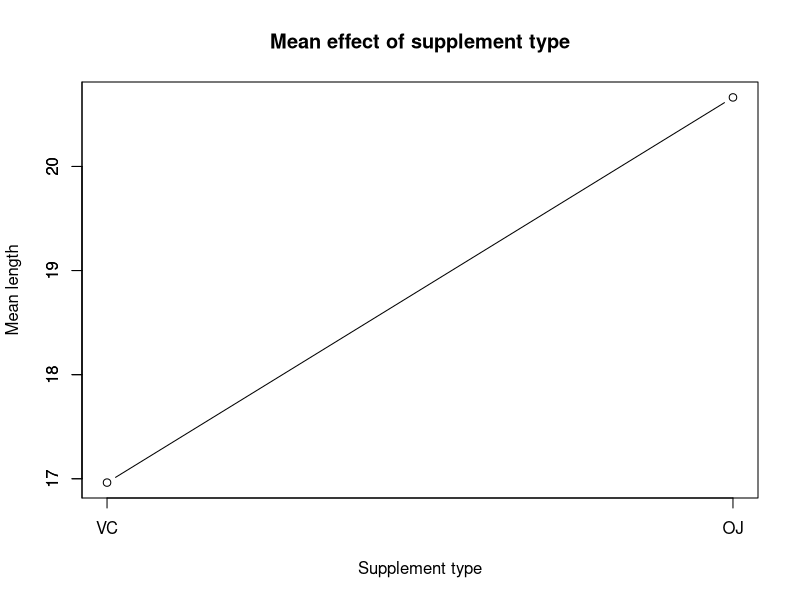
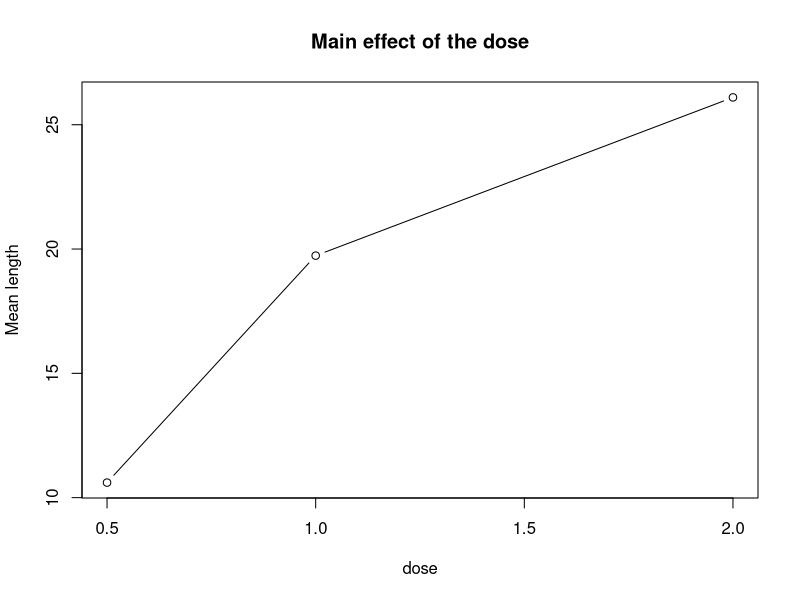
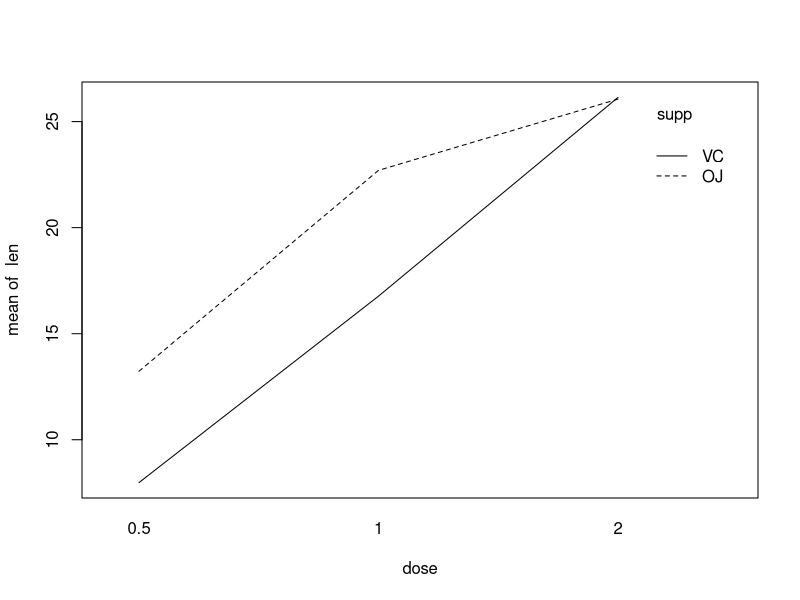
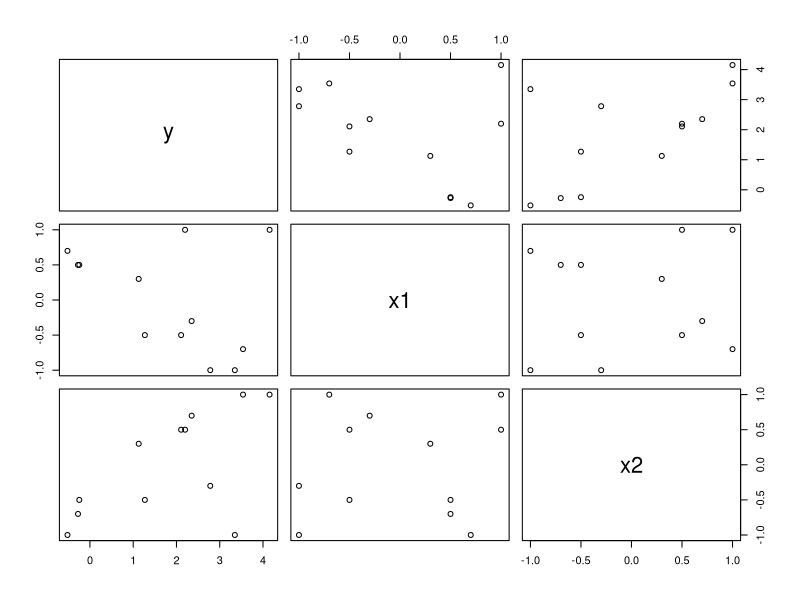
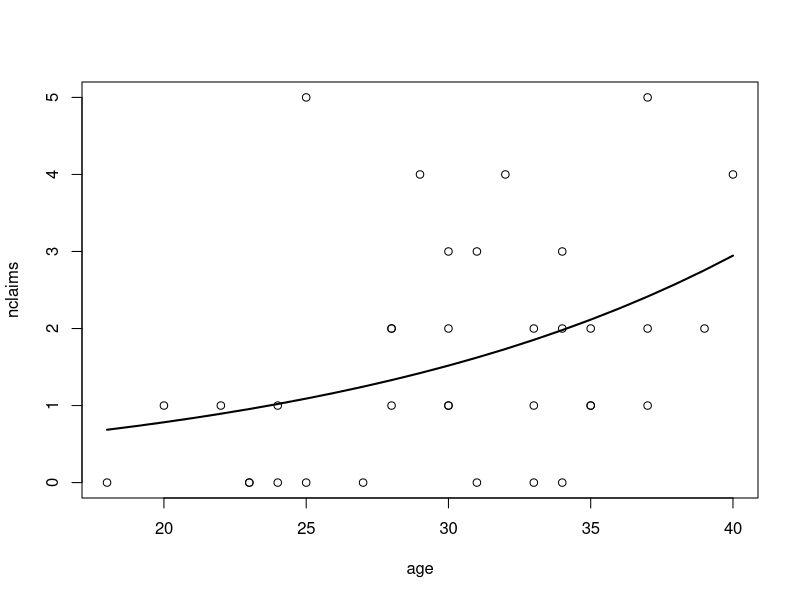
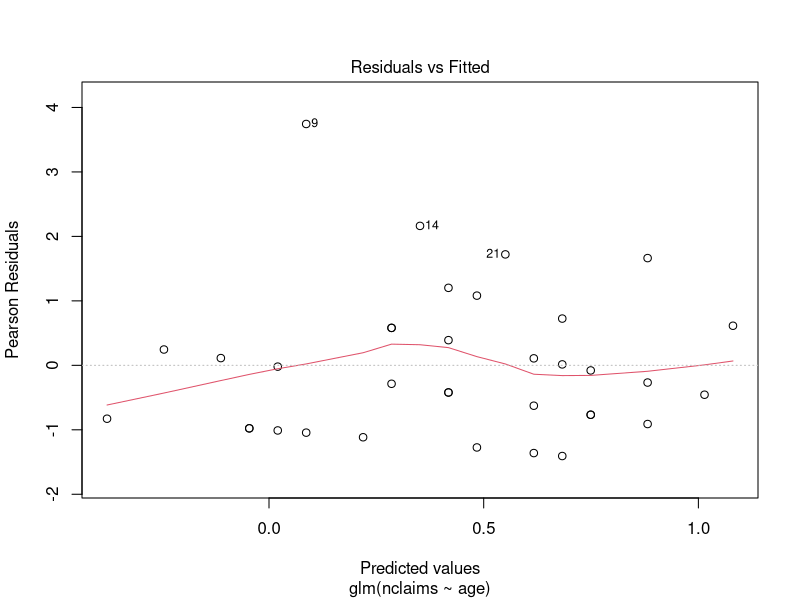
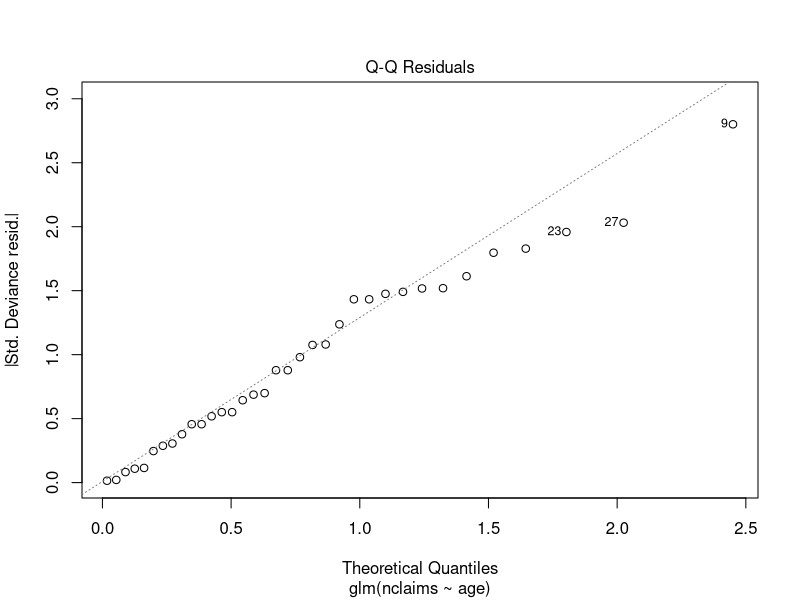
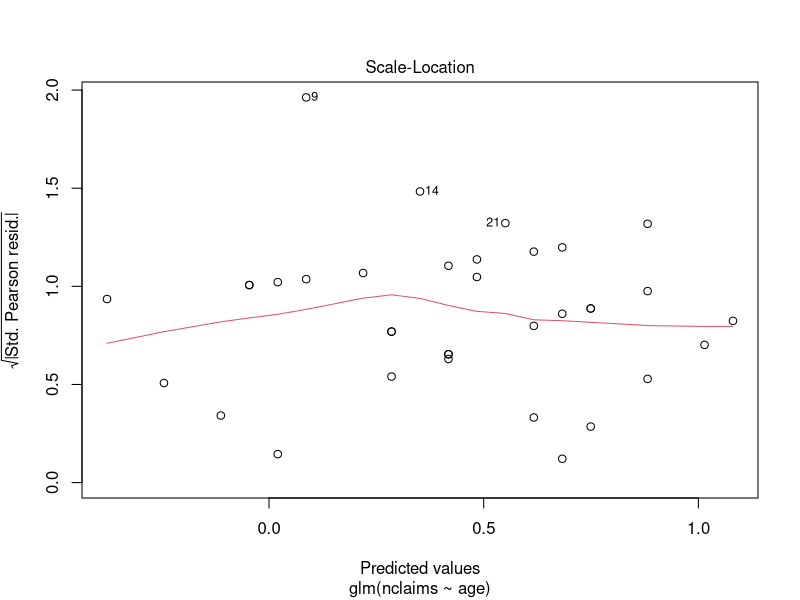

Source code (R) for these figures, in order:

############################################################ 
##              Statistical Modelling 2023                ##
##                  Practical 5                           ##
##                                                        ##
##                Dr. Davide Pigoli/Yu Luo                ##
############################################################


# 1) TWO-WAY ANOVA

# This is an example of model with only
# categorical variables as predictors.

# We are going to use the ToothGrowth data available in R.

data("ToothGrowth")

attach(ToothGrowth)

# Let's start with exploratory data analysis and
# look at interaction plot and mean effect plots. 

# Mean effect plots


sup.name<-unique(supp) # define the levels of the factor
mean.effects<-c(mean(len[supp==sup.name[1]]),mean(len[supp==sup.name[2]])) # compute the mean of the response for each level
#values of the mean effect for supplement
mean.effects

# plot of the mean effect for supplement
plot(c(-1,1),mean.effects,xaxt='n',type='b', xlab="Supplement type",ylab="Mean length", main = "Mean effect of supplement type")
axis(2,at=c(15,16,17,18,19,20,21))
axis(1,at=c(-1,1),labels=sup.name)

# same for the dose:
dose.name<-unique(dose)
mean.effects<-c(mean(len[dose==dose.name[1]]),mean(len[dose==dose.name[2]]),mean(len[dose==dose.name[3]]))
mean.effects
plot(dose.name,mean.effects,type='b',xlab="dose",ylab="Mean length",main="Main effect of the dose")


# intercation plot:

interaction.plot(dose,supp,len)

# Discussion point 1:

# simply looking at this visual exploration, how would you describe
# the effect of the dose and the supplement on the tooth length and their interaction?


# Now, fit a linear regression model to confirm this:

# This will treat dose as a continuous variable:

model_ANOVA<-lm(len~dose*supp)
summary(model_ANOVA)

# If the dose should be treated as categorical in you model,
# you need to force it to be factor:

Dose<-factor(dose)

model_TWO_WAY_ANOVA<-lm(len~Dose*supp)
summary(model_TWO_WAY_ANOVA)


# Which approach to be used depend on the practical problem at hand,
# i.e. if there is an interest in a continuous response from the dose or not.


# Warning: it is always good practice to check that the variable tha you want to treat as
# categorical are coded as factor in R:

is.factor(dose)
is.factor(Dose)

# since this is not always immediately obvious looking at columns in a dataset.

# Discussion point 2:

# Interpret the two models that you have fitted. Do they confirm
# your impressions from the exploratory data analysis? Is there any
# difference in interpretation between the two (Hint: look at the interaction terms)?


# 2) Optimisation

# Let us use some simulated data:

set.seed(100) # this is to have the same simulate data, but you can try changing it!
x1<-c(-1,-0.5,0.5,1,-1,-0.5,0.5,1,0.3,-0.3,0.7,-0.7)
x2<-sample(x1,length(x1)) # x2 is a reshuffled version of x1
y<-(x1-0.5)^2+(x2+0.7)^2+x1*x2+rnorm(length(x1),0,0.1)
data<-data.frame(y,x1,x2)
plot(data)

# Goal: find the values of x1 and x2 that minimise y.

# Let's fit a quadratic model:

model_opt<-lm(y~x1*x2+I(x1^2)+I(x2^2)) 
summary(model_opt)

# In this case we know this is the right model, in a
# real application we may need to do remove some of the terms.

# Let's extract the vector b and matrix B needed to compute the stationary point:

beta<-model_opt$coefficients
b<-beta[2:3]
B<-matrix(0,2,2)
B[1,1]<-beta[4]
B[2,2]<-beta[5]
B[1,2]<-B[2,1]<-0.5*beta[6]

x_opt<--0.5*solve(B)%*%b
x_opt

# Now we need to check if it a maximum, a minimum or neither.

eigen(B)$values # eigenvalues of B

# Remember: if they are all positive, it is a minimum
#           if they are all negative, it is a maximum
#           else, it is neither.

# Second thing to check is that it is in the range where we have observations:

range(x1)
range(x2)

# Discussion point 3: Is it within the observation range?

# If it is not, the "correct" answer (apart for collecting more data), it 
# is to choose the closest point in the range of the observations.


# Optional: try to define a new grid x1 and x2 centered on the value you found,
#  simulate new data and repeat the exercise.



# 3) Generalised linear models:

# Poisson regression

# The data in the file insurance.txt (on the KEATS page) show the number of claims during
# the last financial year and the
# ages of 35 customers for a particular health insurance plan.
# The insurance company wants to investigate how the number of claims
# is related to a customer's age.
# Read the data into R:

insdat <- read.table("insurance.txt", header=TRUE)
attach(insdat)

# We can fit a Poisson regression model using the glm command:

i1.glm <- glm(nclaims ~ age, family=poisson(link="log"))

# Let's have a look at the summary:

summary(i1.glm)

# Discussion point 4: 

# how would you describe the relationship between age and the number of insurance claims?

# We can do model selection using the step() function again:

i2.glm<-step(i1.glm)

# In this case the only option would be to remove the age as predictor,
# and the AIC suggests to keep it in the model!

# and we can plot the relationship between age and the expected number of insurance claim:

age_x<-seq(min(age),max(age))
beta<-i2.glm$coefficients
plot(age,nclaims)
points(age_x,exp(beta[1]+beta[2]*age_x),type='l',lwd=2)

# and check the diagnostics plots:
plot(i2.glm)

# Binary (logistic) regression

# Data are collected for 40 patients receiving
# a new surgery technique. The variable surv takes the value 1
# if the patient show any  negative side effect in the 30 days after surgery and is 0 otherwise.
# The age (years) of the patient is also recorded. 
# 
# This are binary data, where the response is 0/1, and 
# we need to use a Bernoulli regression, also called LOGISTIC regression (from the name of the link function).
# The question of interest is to see how the probability $p$ of having negative side effects
#  depends on age.

# Import data and visual exploration:

surg <- read.table("surgery.txt",header=T)
attach(surg)
head(surg)
plot(Age, surv)

# Fit a logistic regression/ Bernoulli regression model:

surg1.glm <- glm(surv ~ Age, binomial, data=surg)
summary(surg1.glm)

# Again, we can use the step() function to see if we should keep Age in the model:

step(surg1.glm)

# What do you think?

# Let's also plot the probability of having side effect 
# (i.e. the mean of our Bernoulli response) given age:

plot(Age, surv, pch=20)
coefs = surg1.glm$coefficients
Ages = seq(from=49, to=73, length.out=1000)
g_mu = coefs[1] + Ages*coefs[2]
probs = exp(g_mu)/(1 + exp(g_mu)) # inverse of the link function
points(Ages, probs, type="l")

# What would you conclude from this graph?

